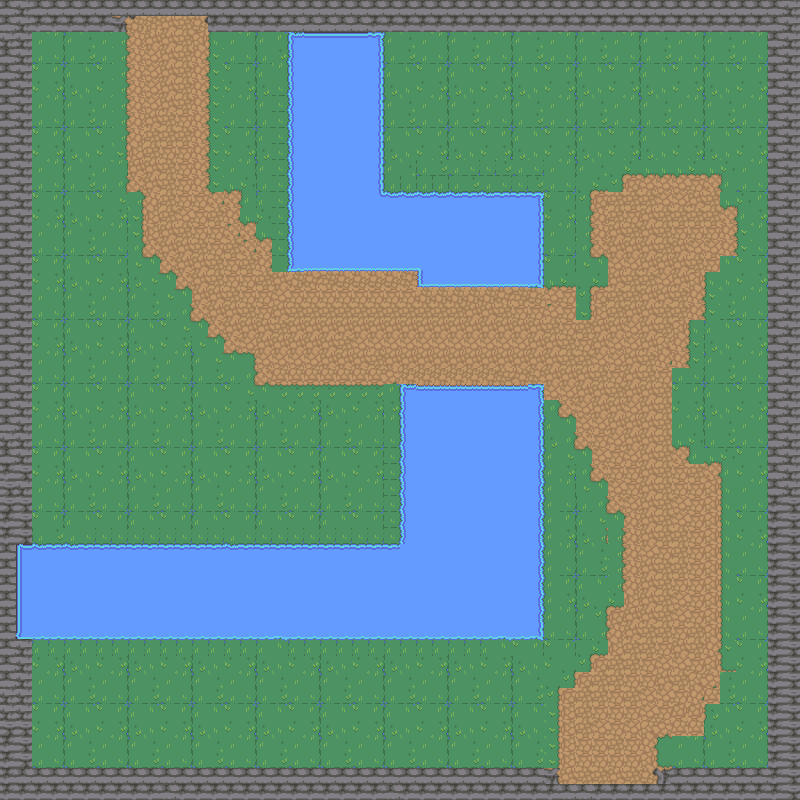

Tiled map render using the project's own tile images. Description and the map definition, with tile-layer contents summarised, below:
An orthogonal 50x50 tile map with 16x16 px tiles, 4 tile layers (background, walls, water, path) and 1 object (player spawn).

<map version="1.9" tiledversion="1.9.0" orientation="orthogonal" renderorder="right-down" width="50" height="50" tilewidth="16" tileheight="16" infinite="0" nextlayerid="6" nextobjectid="2">
 <tileset firstgid="1" source="nature.tsx" />
 <layer id="1" name="background" width="50" height="50">
  <data>[2500 cells, 2500 non-empty, 16 distinct tile ids]</data>
 </layer>
 <layer id="2" name="walls" width="50" height="50">
  <data>[2500 cells, 384 non-empty, 4 distinct tile ids]</data>
 </layer>
 <layer id="3" name="water" width="50" height="50">
  <data>[2500 cells, 534 non-empty, 4 distinct tile ids]</data>
 </layer>
 <layer id="4" name="path" width="50" height="50">
  <data>[2500 cells, 919 non-empty, 103 distinct tile ids]</data>
 </layer>
 <objectgroup id="5" name="spawn">
  <object id="1" name="player spawn" x="608" y="753.333">
   <point />
  </object>
 </objectgroup>
</map>
